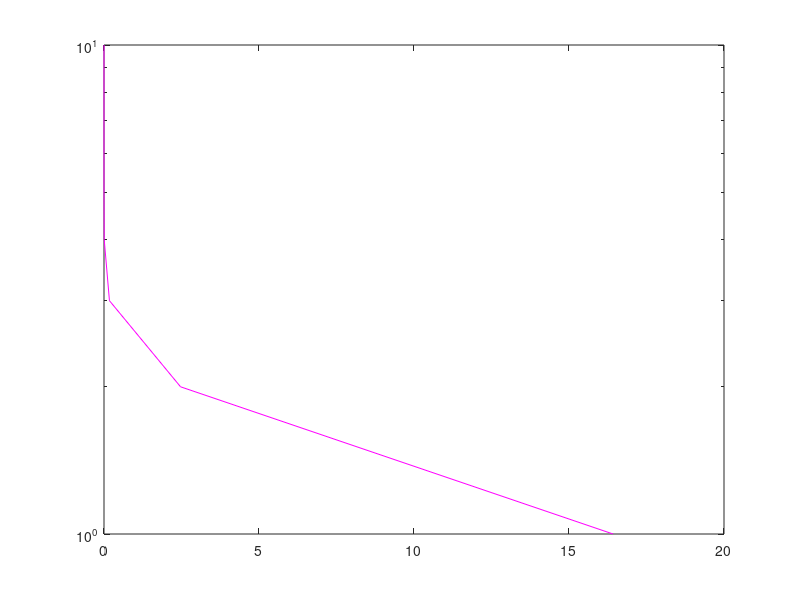

The MATLAB script that drew this image: (Note: this script raises an error after producing the figure.)
#!/usr/bin/env octave
%% pof.m
%% Mac Radigan

dt=.001;
tf=1;
%Nx=100;
Nx=floor(tf/dt);
%t = [0:Nx-1]*dt;
t = linspace(0,tf,Nx);

r = 1e-1*[1, 2, 3, 4];
a = 1e-1*[1, 2, 3, 4];
f = 1e4*[1 2 3 4];
s = -a+j*2*pi*f;
p=[0, 0, 0, 0];
Nf=length(f);

%% simulation
x = zeros(1,Nx);
for m=1:Nf
  x = x+r(m)*exp(s(m).*t);
end

%% analysis
l=3;
Nm=10;
Nn=floor(Nx/Nm)+1;
X=zeros(Nn,Nm);
for n=1:Nn
  ii=n*l;
  X(n,:) = x(ii+[1:Nm]);
end

[U,S,V] = svd(X);
s = diag(S);
m = length(s);

figure(201); 
  semilogy(s,1:numel(s),'m');

Y = pinv(V);
z = eig(Y);
s = log(z)/dt;
f = imag(s)/(2*pi);
z = exp(s*dt);

%a = zeros(1,f);
a = zeros(size(f,1),Nn);
for ii=1:Nn
  tt = z.^(ii-1);
  a(:,ii) = z.^(ii-1);
  %a(ii,:) = z.^(ii-1);
end

%r = pinv(a)*x(:);
r = pinv(a)*x;

y = zeros(size(x));
t = [0:Nx-1]*dt;
for ii=1:Nm
  y = y + m(ii)*exp(m(ii)*t);
end
y = real(y);

figure(202); 
  plot(real(x),'g');
  hold on;
  plot(real(y),'b');


